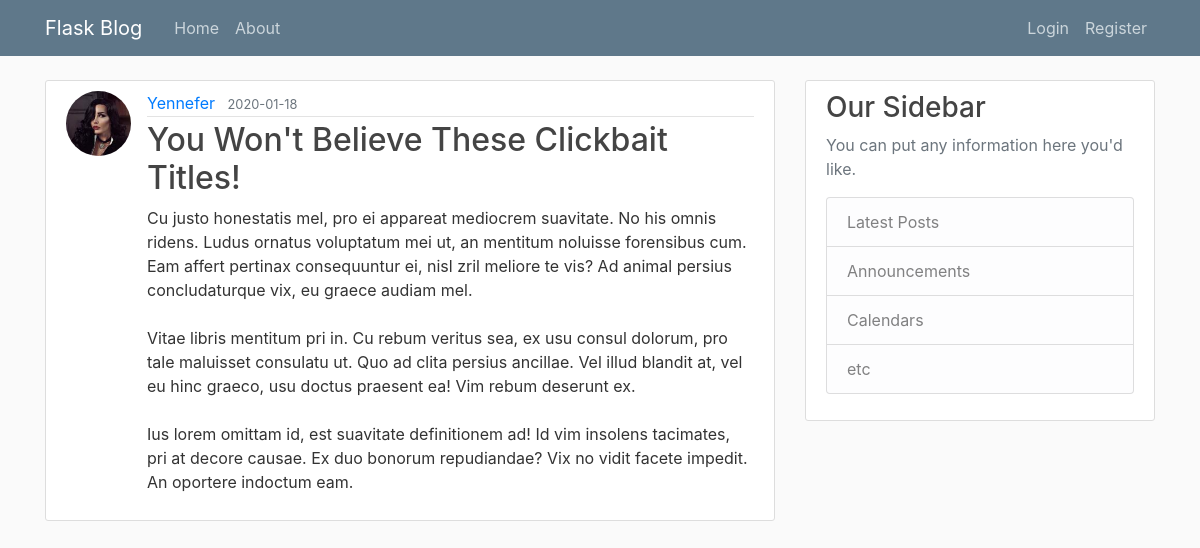
Page /post/7 on the committed database.
### flaskblog/models.py (models this page shows, shortened)
class User(db.Model, UserMixin):
	id = db.Column(db.Integer, primary_key=True)
	username = db.Column(db.String(20), unique=True, nullable=False)
	email = db.Column(db.String(120), unique=True, nullable=False)
	image_file = db.Column(db.String(20), nullable=False, default='default.jpg')
	password = db.Column(db.String(60), nullable=False)
	posts = db.relationship('Post', backref='author', lazy=True)

class Post(db.Model):
	id = db.Column(db.Integer, primary_key=True)
	title = db.Column(db.String(100), nullable=False)
	date_posted = db.Column(db.DateTime, nullable=False, default=datetime.utcnow) #always use UTC times in databases for consistency
	content = db.Column(db.Text, nullable=False)
	user_id = db.Column(db.Integer, db.ForeignKey('user.id'), nullable=False)

### flaskblog/routes.py (the view)
@app.route("/post/<int:post_id>")
def post(post_id):
	post = Post.query.get_or_404(post_id)
	return render_template('post.html', title=post.title, post=post)

### flaskblog/templates/post.html (shortened to what this page needs)
{% extends "layout.html" %}
{% block content %}
	<article class="media content-section">
		<img class="rounded-circle article-img" src="{{ url_for('static', filename='profile_pics/' + post.author.image_file) }}">
		<div class="media-body">
			<div class="article-metadata">
				<a class="mr-2" href="{{ url_for('user_posts', username=post.author.username) }}">{{ post.author.username }}</a>
				<small class="text-muted">{{ post.date_posted.strftime('%Y-%m-%d') }}</small>
			</div>
			<h2 class="article-title">{{ post.title }}</h2>
			<p class="article-content">{{ post.content }}</p>
		</div>
	</article>
{% endblock content %}

### flaskblog/static/main.css (style rules this page uses)
body { background: #fafafa; color: #333333; margin-top: 5rem; }
h1, h2, h3, h4, h5, h6 { color: #444444; }
.content-section { background: #ffffff; padding: 10px 20px; border: 1px solid #dddddd; border-radius: 3px; margin-bottom: 20px; }
.article-title { color: #444444; }
.article-content { white-space: pre-line; }
.article-img { height: 65px; width: 65px; margin-right: 16px; }
.article-metadata { padding-bottom: 1px; margin-bottom: 4px; border-bottom: 1px solid #e3e3e3 }

### rows in the picture
User: image_file (picture), author.username "Yennefer"
Post: date_posted "2020-01-18", title "You Won't Believe These Clickbait Titles!", content "Cu justo honestatis mel, pro ei appareat mediocrem suavitate. No his omnis ridens. Ludus ornatus voluptatum mei ut, an mentitum noluisse forensibus cum. Eam affert pertinax consequuntur ei, nisl zril meliore te vis? Ad animal persius concludaturque vix, eu graece audiam mel. Vitae libris mentitum pri in. Cu rebum veritus sea, ex usu consul dolorum, pro tale maluisset consulatu ut. Quo ad clita persius ancillae. Vel illud blandit at, vel eu hinc graeco, usu doctus praesent ea! Vim rebum deserunt ex. Ius lorem omittam id, est suavitate definitionem ad! Id vim insolens tacimates, pri at decore causae. Ex duo bonorum repudiandae? Vix no vidit facete impedit. An oportere indoctum eam."
